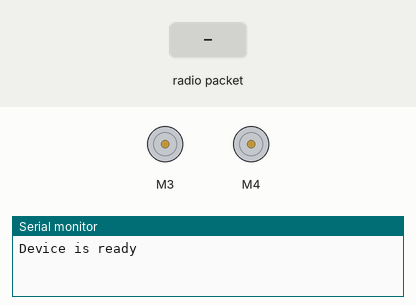
A sketch run on a simulated Arduino Uno, built with avr-gcc and run on an emulated ATmega328P. Parts: 2 × DC motor (green arrow = forward, orange = backward, longer = faster), the last lines printed to the serial monitor. The inputs (shaded band) are chosen by the test bench. No radio packets arrive unless stated.

Above: at 1.2 s.
1.3 s: radio packet "a" arrives
At 2.5 s:
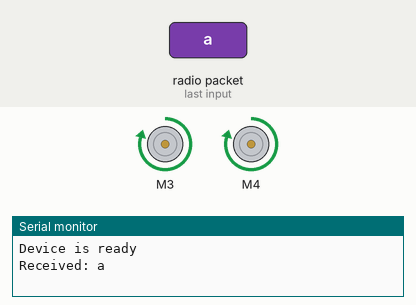
2.8 s: radio packet "b" arrives
At 3.7 s:
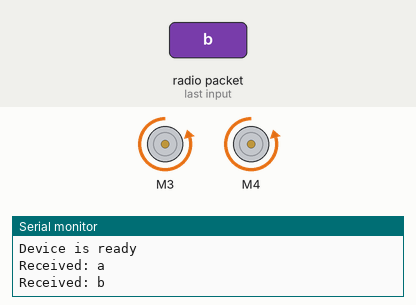
Timing chart, 0 to 5.8 s (numbered marks = the images above; inputs shaded):
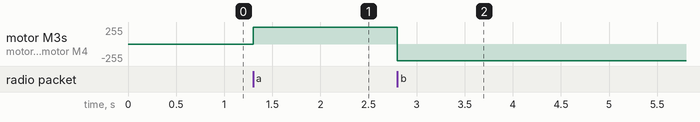

The sketch:

Resiver_diod_ot_joistika.ino
```cpp
#include <Servo.h>
#include <AFMotor.h>
#include <VirtualWire.h>

  byte message[VW_MAX_MESSAGE_LEN]; //буфер для хранения данных
  byte messageLength = VW_MAX_MESSAGE_LEN; //размер сообщения
  const int receive_pin = 3; //пин ресивера
  const int pin3 = 13; //пины светодиода (не нужно =--)
  const int pin2 = 12;
  const int pin1 = 11;
  const int pin0 = 10;
  AF_DCMotor my_motor4(4);
  AF_DCMotor my_motor3(3);

void set_speed(int speed){ // функция СКОРОСТЬ
  my_motor3.setSpeed(speed);
  my_motor4.setSpeed(speed);
}
void motor_forward(){ // функция ПЕРЕДНИЙ ХОД
  my_motor3.run(FORWARD);
  my_motor4.run(FORWARD);
}

void motor_backward(){ // функция ЗАДНИЙ ХОД
  my_motor3.run(BACKWARD);
  my_motor4.run(BACKWARD);
}

void motor_release(){ // функция ОСТАНОВКА ДВИГАТЕЛЕЙ
  my_motor3.run(RELEASE);
  my_motor4.run(RELEASE);
}

void setup() {
  set_speed(250);
  vw_set_rx_pin(receive_pin); //индификация пина ресивера
  Serial.begin(9600);
  Serial.println("Device is ready");
  vw_setup(2000); //скорость передачи данных
  vw_rx_start(); //активация приемника
}
void loop() {
  if (vw_get_message(message, &messageLength)){ //узнаем есть ли данные
    Serial.print("Received: "); //=--
      for (int i = 0; i < messageLength; i++) {
        char c = message[i];
        Serial.print(c);
          if(c == 'a') {
             motor_forward();
          }
          if(c == 'b') {
             motor_backward();
          }
          if(c == 'c') {

          }
          if(c == 'd') {

          }
          if(c == 'n'){
            motor_release();
          }
       }
    Serial.println();
  }
}
```

Measured:
- after the input at 1.3 s, motor M3, motor M4: stopped → forward 250/255 at once
- after the input at 2.8 s, motor M3, motor M4: forward 250/255 → backward 250/255 at once
